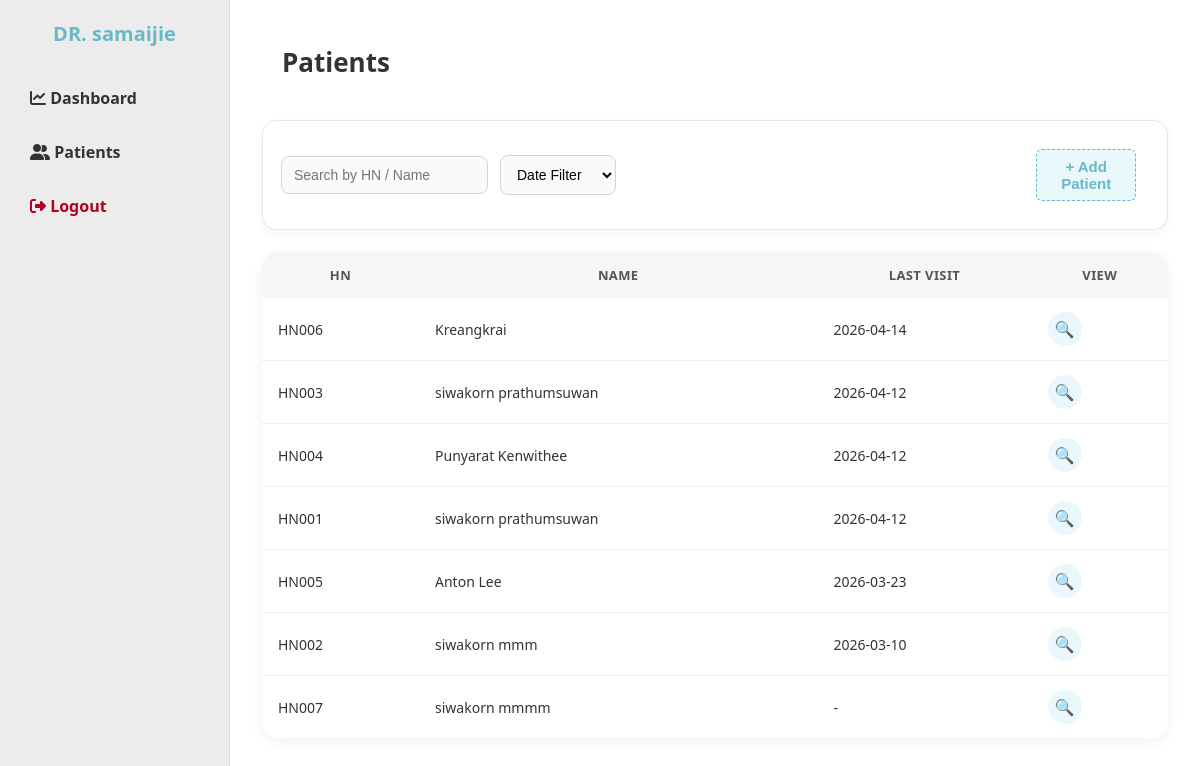
The app's page /patients (signed in) with its own data.
### tables this page shows
CREATE TABLE patients (
            id INTEGER PRIMARY KEY AUTOINCREMENT,
            doctor_id INTEGER NOT NULL,
        
            hn TEXT NOT NULL,
            name TEXT NOT NULL,
        
            date_of_birth TEXT,
            gender TEXT,
        
            last_result TEXT,
            last_prediction_at TEXT,
        
            created_at TEXT DEFAULT CURRENT_TIMESTAMP,
        
            FOREIGN KEY (doctor_id) REFERENCES users(id),
            UNIQUE (doctor_id, hn)
        );

### auth.py (the view)
@auth_bp.route("/patients")
def patients():
    if "user_id" not in session:
        return redirect(url_for("auth.login"))
    db = get_db()
    patients = db.execute("""
        SELECT
            p.*,
            MAX(pr.created_at) AS last_visit
        FROM patients p
        LEFT JOIN predictions pr
            ON p.id = pr.patient_id
        WHERE p.doctor_id = ?
        GROUP BY p.id
        ORDER BY last_visit DESC
    """, (session["user_id"],)).fetchall()
    return render_template("patients.html", patients=patients)

### database.py (called while the page is built)
def get_db():
    conn = sqlite3.connect(
        DB_NAME,
        timeout=10,          # ⭐ รอ lock ได้
        check_same_thread=False
    )
    conn.row_factory = sqlite3.Row
    conn.execute("PRAGMA foreign_keys = ON;")
    return conn

### templates/patients.html (shortened to what this page needs)
{% extends "layout.html" %}
{% block content %}
<div class="page-header">
    <h1 class="page-title">Patients</h1>
</div>
<div class="filter-bar">
    <input type="text" id="searchInput" placeholder="Search by HN / Name">
    <select id="dateFilter">
        <option value="">Date Filter</option>
    </select>
    <div class="bottom-action">
        <button class="btn secondary"
                onclick="window.location.href='{{ url_for('auth.new_patient') }}'">
            + Add Patient
        </button>
    </div>
</div>
<table class="data-table">
    <thead>
        <tr>
            <th>HN</th>
            <th>Name</th>
            <th>Last Visit</th>
            <th>View</th>
        </tr>
    </thead>
    <tbody>
        {% for p in patients %}
        <tr class="patient-row"
            data-date="{{ p.last_visit if p.last_visit else '' }}">
            <td>{{ p.hn }}</td>
            <td>{{ p.name }}</td>
            <td>
                {% if p.last_visit %}
                    {{ p.last_visit[:10] }}
                {% else %}
                    -
                {% endif %}
            </td>
            <td>
                <a href="{{ url_for('auth.patient_detail', hn=p.hn) }}"
                   class="icon-btn">🔍</a>
            </td>
        </tr>
        {% endfor %}
    </tbody>
</table>
{% endblock %}

### templates/layout.html (shortened to what this page needs)
<!DOCTYPE html>
<html lang="en">
<head>
    <link rel="stylesheet" href="/static/style.css">
    <link rel="stylesheet"
          href="https://cdnjs.cloudflare.com/ajax/libs/font-awesome/6.5.1/css/all.min.css">
</head>
<body>
<div class="app-layout">
    <aside class="sidebar">
        <h2 class="logo">
            <a href="{{ url_for('auth.doctor_profile') }}" style="text-decoration:none; color:inherit;">
                DR. {{ session.get('full_name') }}
            </a>
        </h2>
        <nav class="menu">
            <a href="{{ url_for('auth.dashboard') }}" class="menu-item">
                <i class="fa-solid fa-chart-line"></i>
                <span>Dashboard</span>
            </a>
            <a href="{{ url_for('auth.patients') }}" class="menu-item">
                <i class="fa-solid fa-user-group"></i>
                <span>Patients</span>
            </a>
            <a href="{{ url_for('auth.logout') }}" class="menu-item logout">
                <i class="fa-solid fa-right-from-bracket"></i>
                <span>Logout</span>
            </a>
        </nav>
    </aside>
    <main class="content">
        {% block content %}{% endblock %}
    </main>
</div>
</body>
</html>

### static/style.css (style rules this page uses)
body { font-family: Arial, sans-serif; background: #ffffff; margin: 0; padding: 0; }
.page-header { max-width: 1100px; margin: 0 auto 30px auto; display: flex; align-items: center; justify-content: space-between; }
.btn { padding: 12px 25px; border-radius: 8px; border: none; font-size: 15px; cursor: pointer; }
button { display: block; width: 80%; margin: 12px auto; padding: 12px; font-size: 16px; cursor: pointer; border-radius: 8px; border: none; transition: 0.2s ease; }
.page-header { position: relative; padding: 20px; }
.app-layout { display: flex; min-height: 100vh; }
.sidebar { width: 220px; background: #f7f9fb; border-right: 1px solid #e0e0e0; padding: 20px; }
.logo { text-align: center; font-size: 20px; font-weight: bold; color: #69b8c6; margin-bottom: 30px; }
.menu { display: flex; flex-direction: column; gap: 10px; }
.menu-item { text-decoration: none; color: #555; padding: 12px; border-radius: 8px; font-weight: bold; transition: 0.2s; }
.menu-item.logout { color: #c62828; }
.content { flex: 1; padding: 30px; background: #ffffff; }
* { margin: 0; padding: 0; box-sizing: border-box; }
body { font-family: "Segoe UI", Arial, sans-serif; background: #f4f6f8; color: #333; }
.sidebar { width: 230px; background: #ececec; padding: 20px; border-right: 1px solid #ddd; }
.logo { font-size: 20px; font-weight: bold; margin-bottom: 30px; }
.menu { display: flex; flex-direction: column; gap: 12px; }
.menu-item { text-decoration: none; color: #333; padding: 10px; border-radius: 6px; }
.menu-item.logout { margin-top: auto; color: #b00020; }
.content { flex: 1; padding: 24px 32px; }
.page-header { display: flex; justify-content: space-between; align-items: center; margin-bottom: 20px; }
.page-title { font-size: 24px; font-weight: bold; }
.btn { padding: 8px 14px; border-radius: 6px; border: 1px solid #ccc; background: #fff; cursor: pointer; }
.btn.secondary { background: #e0e0e0; }
.page-title { font-size: 26px; font-weight: 700; }
.filter-bar { background: #ffffff; padding: 16px 18px; border-radius: 14px; border: 1px solid #e3e8ee; box-shadow: 0 4px 12px rgba(0,0,0,0.04); display: flex; gap: 12px; align-items: center; margin-bottom: 22px; }
.filter-bar input, .filter-bar select { padding: 10px 12px; border-radius: 8px; border: 1px solid #d1d5db; background: #f9fafb; font-size: 14px; }
.bottom-action { margin-left: auto; }
.btn.secondary { background: #e8f8fb; color: #69b8c6; border: 1px dashed #69b8c6; font-weight: 600; }
.data-table { width: 100%; background: #ffffff; border-radius: 16px; border-collapse: separate; border-spacing: 0; overflow: hidden; box-shadow: 0 4px 14px rgba(0,0,0,0.05); }
.data-table th { background: #f4f6f8; font-size: 13px; text-transform: uppercase; letter-spacing: 0.03em; color: #555; padding: 14px 16px; }
.data-table td { padding: 14px 16px; border-bottom: 1px solid #eee; font-size: 14px; }
.data-table tr:last-child td { border-bottom: none; }
.icon-btn { width: 34px; height: 34px; display: flex; align-items: center; justify-content: center; border-radius: 50%; background: #e8f8fb; color: #69b8c6; text-decoration: none; font-size: 16px; transition: 0.2s ease; }
.btn { background-color: #e6f4f7; color: #3a8f9f; border: 1px solid #69b8c6; }
.btn.secondary { background: #e8f8fb; color: #69b8c6; border: 1px dashed #69b8c6; }

### records on screen
patients: hn "HN006", name "Kreangkrai", last_prediction_at "2026-04-14"
patients: hn "HN003", name "siwakorn prathumsuwan", last_prediction_at "2026-04-12"
patients: hn "HN004", name "Punyarat Kenwithee", last_prediction_at "2026-04-12"
patients: hn "HN001", name "siwakorn prathumsuwan", last_prediction_at "2026-04-12"
patients: hn "HN005", name "Anton Lee", last_prediction_at "2026-03-23"
patients: hn "HN002", name "siwakorn mmm", last_prediction_at "2026-03-10"
patients: hn "HN007", name "siwakorn mmmm"

### other values on screen
{{ session.get('full_name') }} "samaijie"
